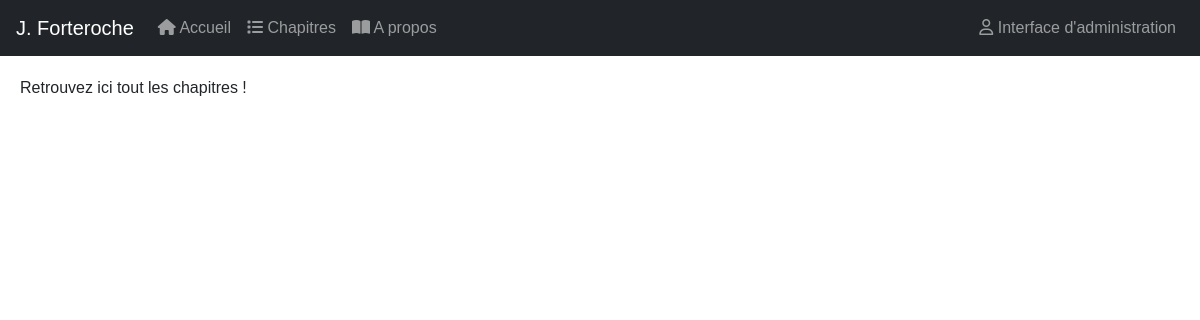
Before: /index.php?action=contents with the older database file.
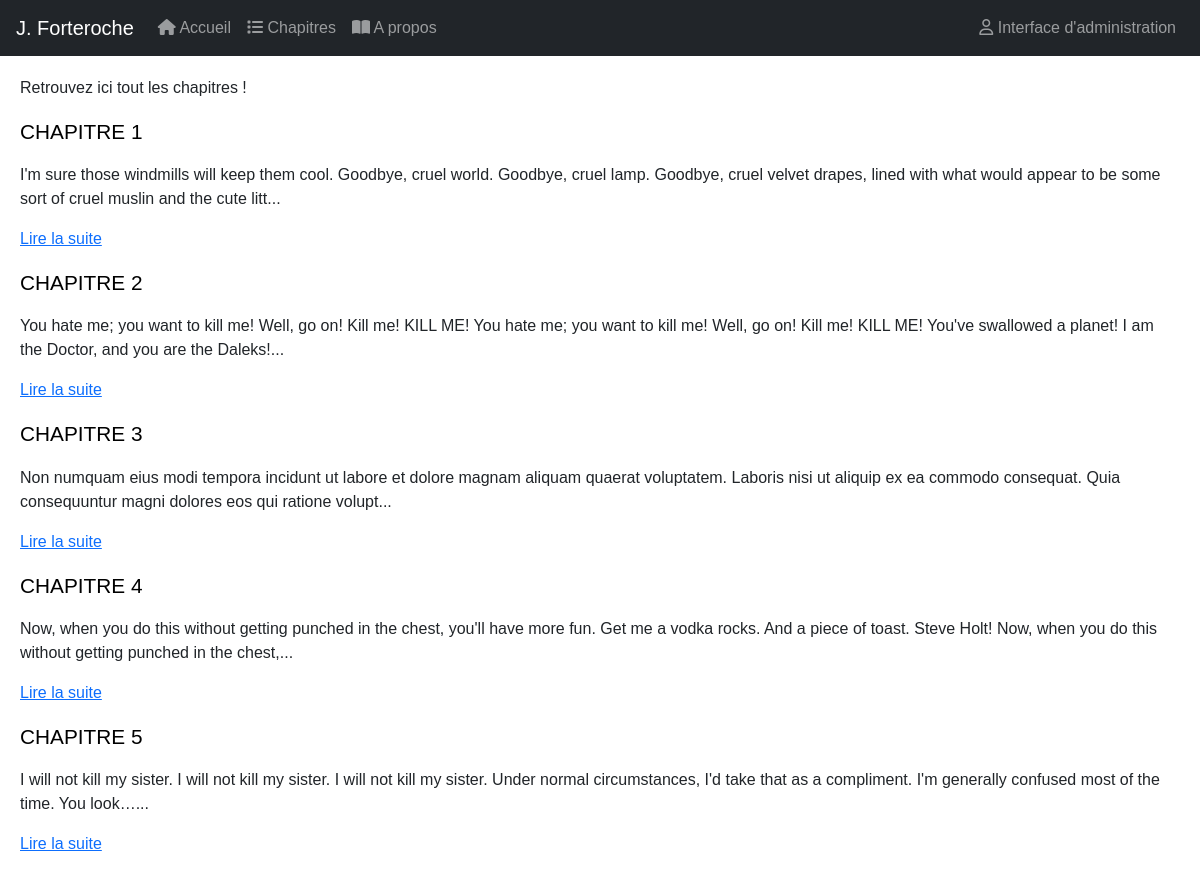
After: the same page with the newer database file.
### tables this page shows
CREATE TABLE IF NOT EXISTS `billets` (
  `id` int(11) NOT NULL AUTO_INCREMENT,
  `titre` varchar(255) DEFAULT NULL,
  `contenu` text DEFAULT NULL,
  `date_publi` date DEFAULT NULL,
  PRIMARY KEY (`id`)
);

### core/Controller/Controller.php (called while the page is built, shortened)
<?php
class Controller {
    protected $viewpath;
    protected function render($view, $variable =[]) {
        extract($variable);
        require ($this -> viewpath . $view . '.php');
    }
}

### app/Controller/Frontend/FrontendController.php (called while the page is built, shortened)
<?php
Class FrontendController extends AppController {
    public function contents() {
        $billets = $this->billet->allPublished();
        $this-> render('frontend/contents', compact('billets'));
    }
}

### core/Table/Table.php (called while the page is built, shortened)
<?php
class Table {
    protected $db;
    public function __construct(MysqlDatabase $db) {
        $this -> db = $db;
    }
    public function query($statement, $attributes = null, $one = false) {
        if($attributes) {
            return $this -> db -> prepare($statement, $attributes, str_replace('Table','Entity', get_class($this)), $one);
        }
        else {
            return $this -> db -> query($statement, str_replace('Table','Entity', get_class($this)), $one);
        }
    }
}
?>

### core/Database/MysqlDatabase.php (called while the page is built, shortened)
<?php
class MysqlDatabase {
    private $db_name;
    private $db_user;
    private $db_pass;
    private $db_host;
    private $pdo;
    public function __construct($db_name, $db_user, $db_pass, $db_host) {
        $this -> db_name = $db_name;
        $this -> db_user = $db_user;
        $this -> db_pass = $db_pass;
        $this -> db_host = $db_host;
    }
    private function getPDO(){
        if($this -> pdo === null) {
            $pdo = new PDO('mysql:dbname=' . $this -> db_name. ';host=' . $this -> db_host . '', $this -> db_user, $this -> db_pass);
            $pdo -> setAttribute(PDO::ATTR_ERRMODE, PDO::ERRMODE_EXCEPTION);
            $this -> pdo = $pdo;
        }
        return $this -> pdo;
    }
    public function query($statement, $class_name=null, $one=false) {
        $req = $this -> getPDO() -> query($statement);
        if($class_name === null) {
            $req -> setFetchMode(PDO::FETCH_OBJ);
        }
        else {
            $req->setFetchMode(PDO::FETCH_CLASS, $class_name);
        }
        if ($one) {
            $datas = $req->fetch();
        }
        else {
            $datas = $req->fetchAll();
        }
        return $datas;
    }
}

### app/Table/BilletTable.php (called while the page is built, shortened)
<?php
class BilletTable extends Table {
    public function allPublished() {
        return $this -> query("SELECT * FROM billets WHERE date_publi <= current_date() ORDER BY id");
    }
}
?>

### app/AutoLoader.php (called while the page is built, shortened)
<?php
class AutoLoader {
    public static function autoload($class) {
        if (strpos($class, __NAMESPACE__ . '\\') === 0){
            $class = str_replace(__NAMESPACE__ . '\\', '', $class);
            $class = str_replace('\\', '/', $class);
        }
    }
}

### core/AutoLoader.php (called while the page is built, shortened)
<?php
class AutoLoader {
    public static function autoload($class) {
        if (strpos($class, __NAMESPACE__ . '\\') === 0){
            $class = str_replace(__NAMESPACE__ . '\\', '', $class);
            $class = str_replace('\\', '/', $class);
        }
    }
}

### core/Entity/Entity.php (called while the page is built, shortened)
<?php
class Entity {
    public function __get($key) {
        $method = 'get' . ucfirst($key);
        $this -> $key = $this->$method();
        return $this -> $key;
    }
}

### app/views/frontend/contents.php (the view)
<section id="contents" class="main">
<p> Retrouvez ici tout les chapitres ! </p>
<?php
foreach($billets as $billet): ?>
    <p><a class="contents" href ="<?php echo $billet->url; ?>"><?php echo $billet-> titre;?> </a></p>
    <p><?php echo $billet->extrait;?></p>
<?php endforeach; ?>
</section>

### app/Entity/BilletEntity.php (shortened to what this page needs)
<?php
class BilletEntity extends Entity{
    public function getUrl() {
        return 'index.php?action=chapitre&id=' . $this->id;
    }
    public function getExtrait() {
        $html = '<p>' . substr($this->contenu, 0, 200) . '...</p>';
        $html .= '<p><a href="' . $this->url . '">Lire la suite</a></p>';
        return $html;
    }
}
?>

Changed rows visible on the page:
now on this page (row edited): billets: titre "CHAPITRE 1", contenu "I'm sure those windmills will keep them cool. Goodbye, cruel world. Goodbye, cruel lamp. Goodbye, cruel velvet drapes, lined with what would appear to be some sort of cruel muslin and the cute litt"
now on this page (row edited): billets: titre "CHAPITRE 2", contenu "You hate me; you want to kill me! Well, go on! Kill me! KILL ME! You hate me; you want to kill me! Well, go on! Kill me! KILL ME! You've swallowed a planet! I am the Doctor, and you are the Daleks!"
now on this page (row edited): billets: titre "CHAPITRE 3", contenu "Non numquam eius modi tempora incidunt ut labore et dolore magnam aliquam quaerat voluptatem. Laboris nisi ut aliquip ex ea commodo consequat. Quia consequuntur magni dolores eos qui ratione volupt"
now on this page (row edited): billets: titre "CHAPITRE 4", contenu "Now, when you do this without getting punched in the chest, you'll have more fun. Get me a vodka rocks. And a piece of toast. Steve Holt! Now, when you do this without getting punched in the chest,"
now on this page (row edited): billets: titre "CHAPITRE 5", contenu "I will not kill my sister. I will not kill my sister. I will not kill my sister. Under normal circumstances, I'd take that as a compliment. I'm generally confused most of the time. You look…"
